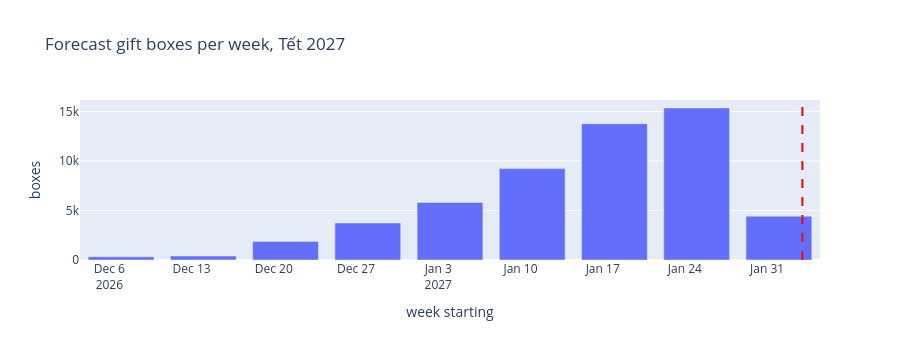

The cell this chart's notebook holds for it:
### Markdown cell above
### 3.2 Forecast Tết 2027 (6/2/2027) — Dự báo mùa quà Tết

### Code cell
TET_2027 = pd.Timestamp("2027-02-06")
full = [2024, 2025, 2026]                                     # 2023 season is cut by the data start (01/01/2023)
seasons = al.groupby("tet_season")["quantity"].sum()
growth = float(np.exp(np.log(seasons / seasons.shift(1)).dropna().mean()))
shape = (al.groupby(["tet_season", "days_to_tet"])["quantity"].sum()
           .groupby(level=0).transform(lambda x: x / x.sum()).groupby(level=1).mean())
shape = shape.reindex(range(61), fill_value=0); shape /= shape.sum()
total_2027 = seasons[2026] * growth
fc = pd.DataFrame({"days_to_tet": shape.index, "units": shape.values * total_2027})
fc["date"] = TET_2027 - pd.to_timedelta(fc["days_to_tet"], unit="D")
fc = fc.sort_values("date"); fc["cum"] = fc["units"].cumsum() / total_2027
print(f"Season totals: {seasons.to_dict()} · average growth {growth - 1:+.0%}")
print(f"Forecast Tết 2027: ~{total_2027:,.0f} gift boxes")
print(f"10% sold by {fc.loc[fc['cum'] >= .1, 'date'].iloc[0]:%d/%m/%Y} · peak {fc.loc[fc['units'].idxmax(), 'date']:%d/%m/%Y} · 80% by {fc.loc[fc['cum'] >= .8, 'date'].iloc[0]:%d/%m/%Y}")

# the naive way: copy last season onto the same calendar dates
prev = al[al["tet_season"] == 2026]
late = prev.loc[prev["date"] + pd.DateOffset(years=1) > TET_2027 - pd.Timedelta(days=3), "quantity"].sum() / prev["quantity"].sum()
print(f"Naive calendar copy: {late:.0%} of demand would land after the last shipping day (03/02/2027)")
wk = fc.groupby(fc["date"].dt.to_period("W-SUN").dt.start_time)["units"].sum().round(-1)
fig = px.bar(wk, title="Forecast gift boxes per week, Tết 2027", labels={"value": "boxes", "date": "week starting"})
fig.add_vline(x=pd.Timestamp("2027-02-03"), line_dash="dash", line_color="red")
fig.update_layout(showlegend=False, height=340)
fig.show()

### Figure 1 — Plotly figure (JSON) as saved in the notebook; plotly's stock layout.template omitted (floating-point values rounded to 4 significant figures)
{"data": [{"hovertemplate": "variable=units<br>week starting=%{x}<br>boxes=%{y}<extra></extra>", "legendgroup": "units", "marker": {"color": "#636efa", "pattern": {"shape": ""}}, "name": "units", "orientation": "v", "showlegend": true, "textposition": "auto", "type": "bar", "x": ["2026-12-07T00:00:00.000000000", "2026-12-14T00:00:00.000000000", "2026-12-21T00:00:00.000000000", "2026-12-28T00:00:00.000000000", "2027-01-04T00:00:00.000000000", "2027-01-11T00:00:00.000000000", "2027-01-18T00:00:00.000000000", "2027-01-25T00:00:00.000000000", "2027-02-01T00:00:00.000000000"], "xaxis": "x", "y": [330.0, 400.0, 1880.0, 3740.0, 5810.0, 9230.0, 13760.0, 15350.0, 4430.0], "yaxis": "y"}], "layout": {"barmode": "relative", "height": 340, "legend": {"title": {"text": "variable"}, "tracegroupgap": 0}, "shapes": [{"line": {"color": "red", "dash": "dash"}, "type": "line", "x0": "2027-02-03T00:00:00", "x1": "2027-02-03T00:00:00", "xref": "x", "y0": 0, "y1": 1, "yref": "y domain"}], "showlegend": false, "title": {"text": "Forecast gift boxes per week, Tết 2027"}, "xaxis": {"anchor": "y", "domain": [0, 1], "title": {"text": "week starting"}}, "yaxis": {"anchor": "x", "domain": [0, 1], "title": {"text": "boxes"}}}}
